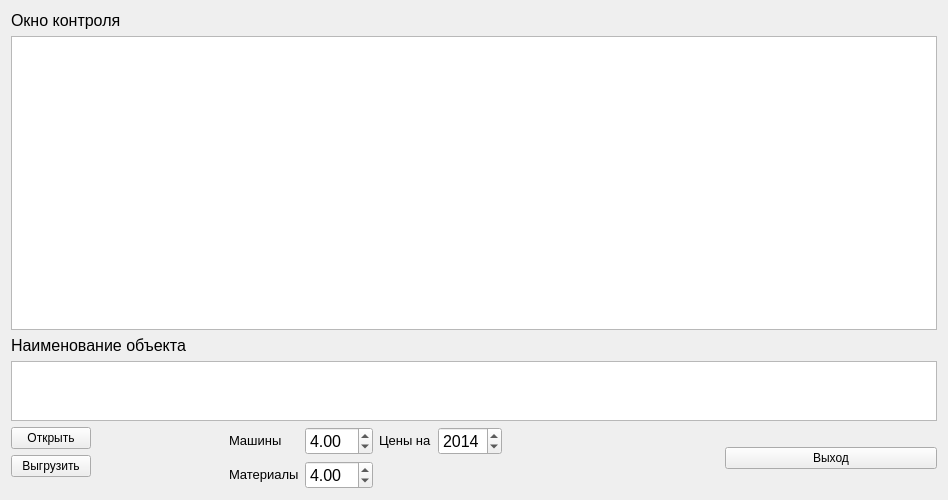
<?xml version="1.0" encoding="UTF-8"?>
<ui version="4.0">
 <class>MainWindow</class>
 <widget class="QMainWindow" name="MainWindow">
  <property name="geometry">
   <rect>
    <x>0</x>
    <y>0</y>
    <width>948</width>
    <height>500</height>
   </rect>
  </property>
  <property name="windowTitle">
   <string>Конвертор ресурсных ведомостей</string>
  </property>
  <property name="windowIcon">
   <iconset resource="resources.qrc">
    <normaloff>:/images/panda.ico</normaloff>:/images/panda.ico</iconset>
  </property>
  <property name="animated">
   <bool>false</bool>
  </property>
  <widget class="QWidget" name="centralWidget">
   <layout class="QGridLayout" name="gridLayout">
    <item row="4" column="0">
     <layout class="QFormLayout" name="formLayout_2">
      <item row="0" column="0">
       <widget class="QPushButton" name="pbLoad">
        <property name="text">
         <string>Открыть</string>
        </property>
       </widget>
      </item>
      <item row="1" column="0">
       <widget class="QPushButton" name="pushButtonSave">
        <property name="text">
         <string>Выгрузить</string>
        </property>
       </widget>
      </item>
     </layout>
    </item>
    <item row="4" column="1">
     <layout class="QFormLayout" name="formLayout_4">
      <item row="0" column="0">
       <layout class="QFormLayout" name="formLayout">
        <item row="0" column="0">
         <widget class="QLabel" name="label_4">
          <property name="font">
           <font>
            <pointsize>10</pointsize>
           </font>
          </property>
          <property name="text">
           <string>Машины</string>
          </property>
         </widget>
        </item>
        <item row="0" column="1">
         <widget class="QDoubleSpinBox" name="dspProcMash">
          <property name="font">
           <font>
            <pointsize>12</pointsize>
           </font>
          </property>
          <property name="singleStep">
           <double>0.010000000000000</double>
          </property>
          <property name="value">
           <double>4.000000000000000</double>
          </property>
         </widget>
        </item>
        <item row="1" column="0">
         <widget class="QLabel" name="label">
          <property name="font">
           <font>
            <pointsize>10</pointsize>
           </font>
          </property>
          <property name="text">
           <string>Материалы</string>
          </property>
         </widget>
        </item>
        <item row="1" column="1">
         <widget class="QDoubleSpinBox" name="dspProcMat">
          <property name="font">
           <font>
            <pointsize>12</pointsize>
           </font>
          </property>
          <property name="singleStep">
           <double>0.010000000000000</double>
          </property>
          <property name="value">
           <double>4.000000000000000</double>
          </property>
         </widget>
        </item>
       </layout>
      </item>
      <item row="0" column="1">
       <layout class="QFormLayout" name="formLayout_3">
        <item row="0" column="0">
         <widget class="QLabel" name="label_5">
          <property name="font">
           <font>
            <pointsize>10</pointsize>
           </font>
          </property>
          <property name="text">
           <string>Цены на</string>
          </property>
         </widget>
        </item>
        <item row="0" column="1">
         <widget class="QDateEdit" name="dateEdit">
          <property name="font">
           <font>
            <pointsize>12</pointsize>
           </font>
          </property>
          <property name="displayFormat">
           <string>yyyy</string>
          </property>
          <property name="date">
           <date>
            <year>2014</year>
            <month>1</month>
            <day>1</day>
           </date>
          </property>
         </widget>
        </item>
       </layout>
      </item>
     </layout>
    </item>
    <item row="2" column="0">
     <widget class="QLabel" name="label_2">
      <property name="font">
       <font>
        <pointsize>12</pointsize>
       </font>
      </property>
      <property name="text">
       <string>Наименование объекта</string>
      </property>
     </widget>
    </item>
    <item row="3" column="0" colspan="4">
     <widget class="QTextEdit" name="textEditObjectName">
      <property name="sizePolicy">
       <sizepolicy hsizetype="Expanding" vsizetype="Fixed">
        <horstretch>0</horstretch>
        <verstretch>0</verstretch>
       </sizepolicy>
      </property>
      <property name="maximumSize">
       <size>
        <width>16777215</width>
        <height>60</height>
       </size>
      </property>
      <property name="font">
       <font>
        <pointsize>12</pointsize>
       </font>
      </property>
     </widget>
    </item>
    <item row="1" column="0" colspan="4">
     <widget class="QTextEdit" name="textEdit"/>
    </item>
    <item row="0" column="0">
     <widget class="QLabel" name="label_3">
      <property name="font">
       <font>
        <pointsize>12</pointsize>
       </font>
      </property>
      <property name="text">
       <string>Окно контроля</string>
      </property>
     </widget>
    </item>
    <item row="4" column="3">
     <widget class="QPushButton" name="pbExit">
      <property name="text">
       <string>Выход</string>
      </property>
     </widget>
    </item>
   </layout>
  </widget>
 </widget>
 <layoutdefault spacing="6" margin="11"/>
 <resources>
  <include location="resources.qrc"/>
 </resources>
 <connections>
  <connection>
   <sender>pbExit</sender>
   <signal>clicked()</signal>
   <receiver>MainWindow</receiver>
   <slot>close()</slot>
   <hints>
    <hint type="sourcelabel">
     <x>610</x>
     <y>399</y>
    </hint>
    <hint type="destinationlabel">
     <x>328</x>
     <y>209</y>
    </hint>
   </hints>
  </connection>
 </connections>
</ui>
